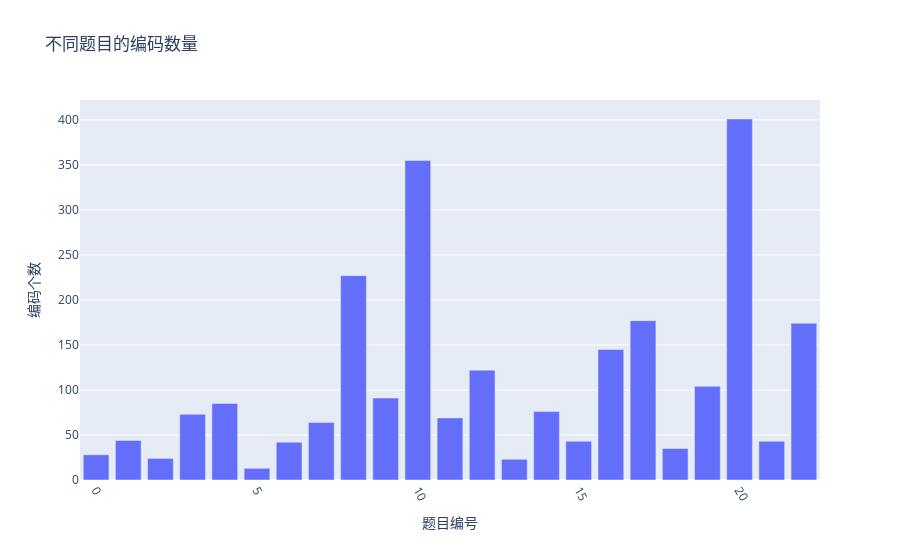

The notebook cell this image was saved under:
### Code cell
data_entity.plot_problem()

### Figure 1 — Plotly figure (JSON) as saved in the notebook; plotly's stock layout.template omitted (floating-point values rounded to 4 significant figures)
{"data": [{"type": "bar", "x": [0, 1, 2, 3, 4, 5, 6, 7, 8, 9, 10, 11, 12, 13, 14, 15, 16, 17, 18, 19, 20, 21, 22], "y": [28, 44, 24, 73, 85, 13, 42, 64, 227, 91, 355, 69, 122, 23, 76, 43, 145, 177, 35, 104, 401, 43, 174]}], "layout": {"title": {"text": "不同题目的编码数量"}, "xaxis": {"tickangle": 60, "title": {"text": "题目编号"}}, "yaxis": {"title": {"text": "编码个数"}}}}
